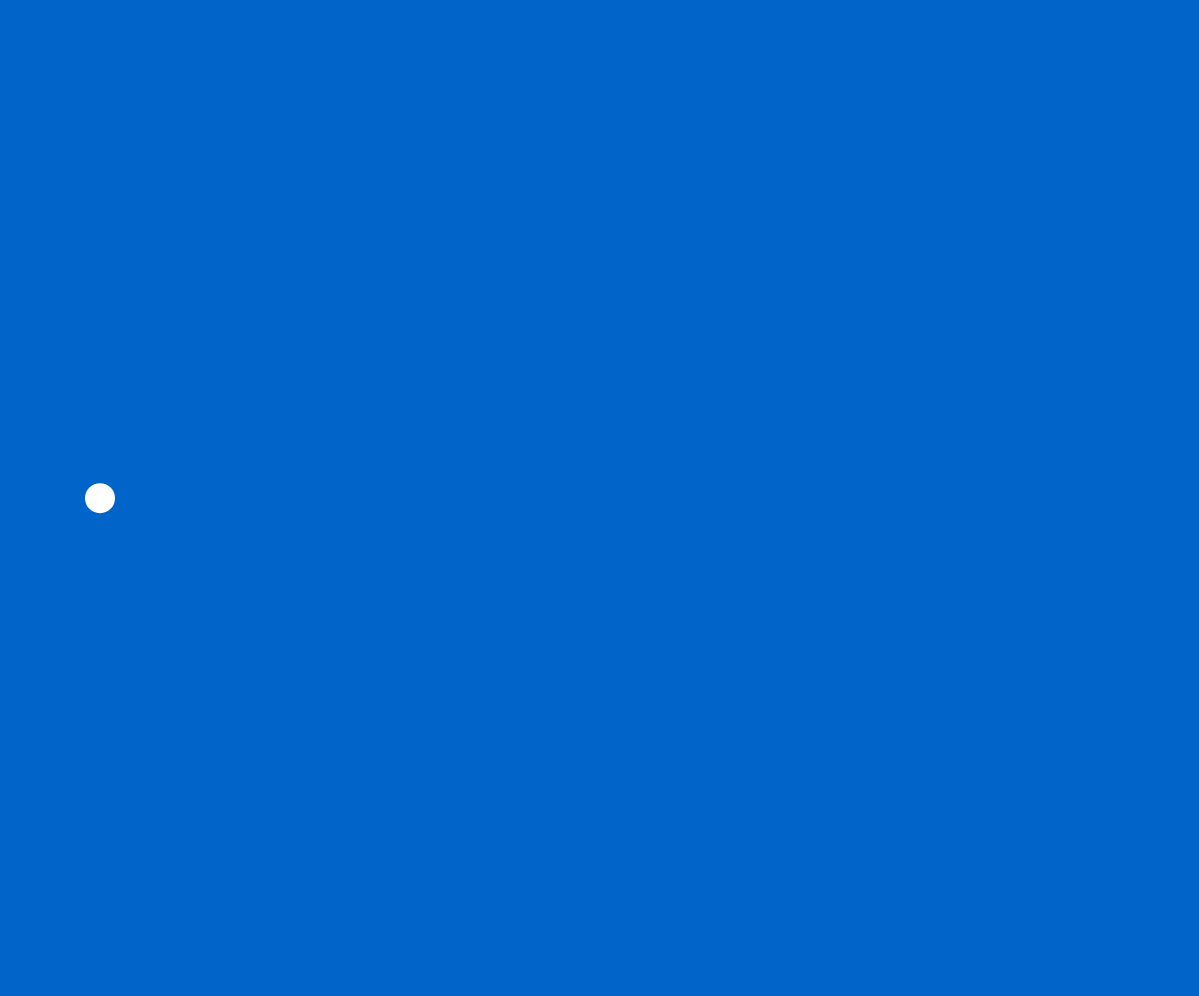
Frame 1 (no input)
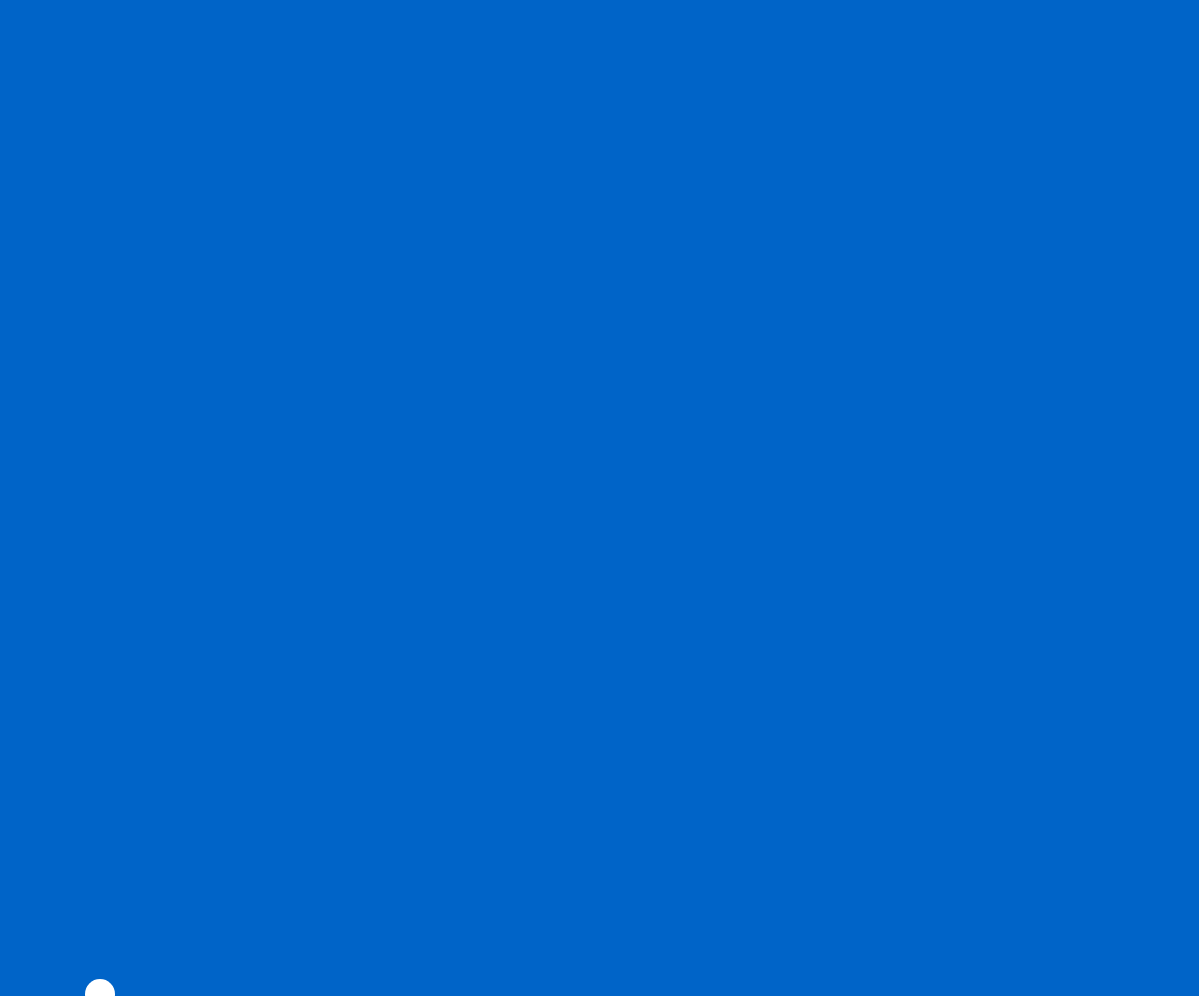
Frame 60 (no input)
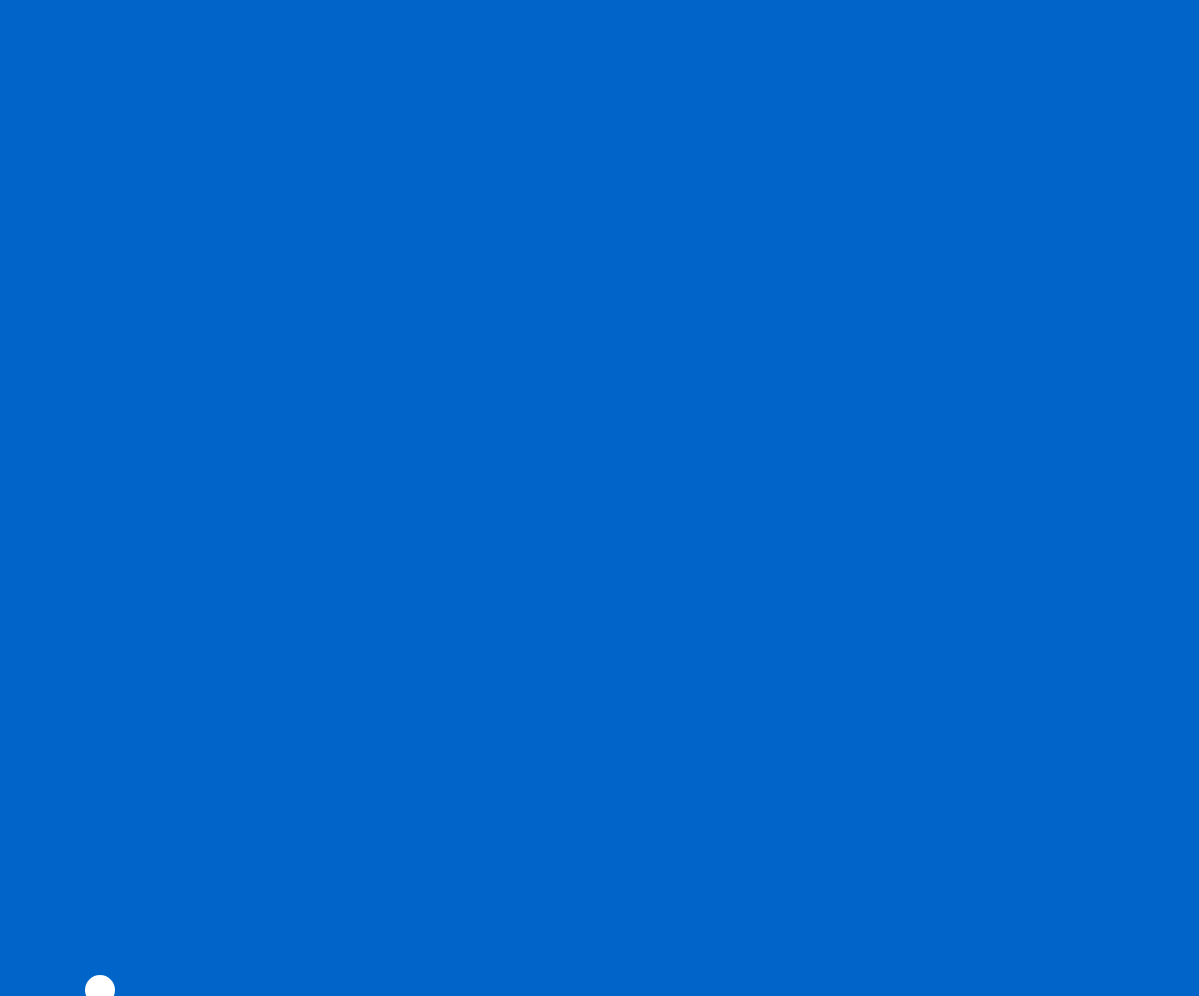
Frame 120 (the mouse pressed at the canvas centre since frame 60)

The p5.js sketch that drew these frames (run headless with seeded random() and noise() and a simulated clock; from frame 60 on, the mouse is pressed at the canvas centre):

// p5.js sketch
// ── sketch.js
var bird;
var pipes = [];
var r = 0;
var g = 100;
var b = 200;

var gameOver = document.getElementById('gameover');

function setup() {
    createCanvas(innerWidth-1,innerHeight-3.7);

    bird = new Bird();
}

function draw() {
    background(r,g,b);

    for(let i = 0 ; i < pipes.length; i++){    
        if(pipes[i].hit(bird)){
            GameOver();
        }
        pipes[i].show();
        pipes[i].move();

        if(pipes[i].offscreen()){
            pipes.splice(i,1);
        }

        if(pipes[i].score(bird)){
            console.log("score");
        } 
    }

    bird.update();
    bird.show();

    if(frameCount % 120 == 0){
        pipes.push(new Pipe());
    }

}

function keyPressed(){
    if(key === " "){
        bird.fly();
    }
}
function mousePressed(){
    bird.fly();
}

function GameOver(){
    gameOver.innerHTML = 'Game Over!';
    r = 0;
    g = 0;
    b = 0;
    bird.gameover();
    for(let j = 0;j<pipes.length;j++){
        pipes[j].gameOver();
    }
}
// ── bird.js
class Bird{
    constructor(){
        this.x = 100;
        this.y = height/2;
        this.r = 15;
        this.vy = 0;
        this.gravity = 0.3;
        this.fv = 4;
        this.d = true;
    }

    update(){
        this.y += this.vy;

        if(this.y + this.r >= height){
            this.vy = 0;
        }else{
            this.vy += this.gravity; 
        }
        if(this.y -this.r <= 0){
            this.vy = 0;
            this.vy += this.gravity;
        }
    }

    gameover(){
        this.d = false;
    }

    fly(){
        this.vy = -this.fv;
    }

    score(pipe){
        if(this.y > pipe.topHeight && this.y < height - pipe.bottomHeight){
            if(this.x > pipe.x && this.x < pipe.x + pipe.width){
                return true;
            }
        }else{
            return false;
        }
    }

    show(){
        noStroke();
        fill(255);
        if(this.d){
            ellipse(this.x,this.y,this.r*2);
        }else{
            //return nothing
        }
    }
}
// ── pipe.js
class Pipe{
    constructor(){
        this.topHeight = random(0,height/2);
        this.bottomHeight = random(0,height/2);
        this.x = width;
        this.y1 = 0;
        this.y2 = height - this.bottomHeight;
        this.width = 50;
        this.speed = 2;
        this.r = 60;
        this.g = 220;
        this.b = 60;
    }

    move(){
        this.x -= this.speed;
    }

    gameOver(){
        this.speed = 0;
        this.r = 0;
        this.g = 0;
        this.b = 0;
    }

    hit(bird){
        if(bird.y - bird.r < this.topHeight || bird.y + bird.r > height - this.bottomHeight){
            if(bird.x > this.x && bird.x < this.x + this.width){
                return true;
            }
        }else{
            return false;
        }
    }

    score(bird){
        if(this.x == bird.x - this.width){
            return true;
        }else{
            return false;
        }
    }

    changeColor(r,g,b){
        this.r = r;
        this.g = g;
        this.b = b;
    }

    offscreen(){
        if(this.x < -this.width){
            return true;
        }else{
            return false;
        }
    }

    show(){
        fill(this.r,this.g,this.b);
        //Top pipe
        rect(this.x,this.y1,this.width,this.topHeight);

        //Bottom pipe
        rect(this.x,this.y2,this.width,this.bottomHeight);
    }
}
